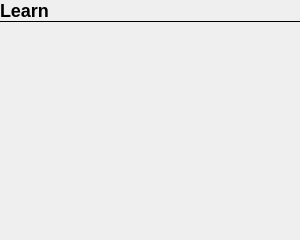
<?xml version="1.0" encoding="UTF-8"?>
<ui version="4.0">
 <class>LearnCardWidget</class>
 <widget class="QFrame" name="LearnCardWidget">
  <property name="geometry">
   <rect>
    <x>0</x>
    <y>0</y>
    <width>300</width>
    <height>240</height>
   </rect>
  </property>
  <property name="minimumSize">
   <size>
    <width>0</width>
    <height>110</height>
   </size>
  </property>
  <property name="maximumSize">
   <size>
    <width>16777215</width>
    <height>240</height>
   </size>
  </property>
  <property name="frameShape">
   <enum>QFrame::Shape::NoFrame</enum>
  </property>
  <layout class="QVBoxLayout" name="mainLayout">
   <property name="spacing">
    <number>0</number>
   </property>
   <property name="leftMargin">
    <number>0</number>
   </property>
   <property name="topMargin">
    <number>0</number>
   </property>
   <property name="rightMargin">
    <number>0</number>
   </property>
   <property name="bottomMargin">
    <number>0</number>
   </property>
   <item>
    <widget class="ClickableLabel" name="learnHeader">
     <property name="cursor">
      <cursorShape>PointingHandCursor</cursorShape>
     </property>
     <property name="accessibleName">
      <string>Learn</string>
     </property>
     <property name="accessibleDescription">
      <string>Opens the Wireshark documentation website</string>
     </property>
     <property name="text">
      <string>&lt;h2&gt;Learn&lt;/h2&gt;</string>
     </property>
    </widget>
   </item>
   <item>
    <widget class="QFrame" name="learnHeaderSeparator">
     <property name="minimumSize">
      <size>
       <width>0</width>
       <height>1</height>
      </size>
     </property>
     <property name="maximumSize">
      <size>
       <width>16777215</width>
       <height>1</height>
      </size>
     </property>
     <property name="frameShape">
      <enum>QFrame::Shape::HLine</enum>
     </property>
     <property name="frameShadow">
      <enum>QFrame::Shadow::Plain</enum>
     </property>
    </widget>
   </item>
   <item>
    <widget class="QWidget" name="learnLinkContainer" native="true"/>
   </item>
   <item>
    <spacer name="learnVerticalSpacer">
     <property name="orientation">
      <enum>Qt::Orientation::Vertical</enum>
     </property>
     <property name="sizeHint" stdset="0">
      <size>
       <width>0</width>
       <height>0</height>
      </size>
     </property>
    </spacer>
   </item>
   <item>
    <widget class="QWidget" name="learnButtonContainer" native="true">
     <layout class="QHBoxLayout" name="learnButtonLayout">
      <property name="spacing">
       <number>8</number>
      </property>
      <property name="leftMargin">
       <number>16</number>
      </property>
      <property name="topMargin">
       <number>12</number>
      </property>
      <property name="rightMargin">
       <number>16</number>
      </property>
      <property name="bottomMargin">
       <number>12</number>
      </property>
     </layout>
    </widget>
   </item>
  </layout>
 </widget>
 <customwidgets>
  <customwidget>
   <class>ClickableLabel</class>
   <extends>QLabel</extends>
   <header>widgets/clickable_label.h</header>
  </customwidget>
 </customwidgets>
 <resources/>
 <connections/>
</ui>
